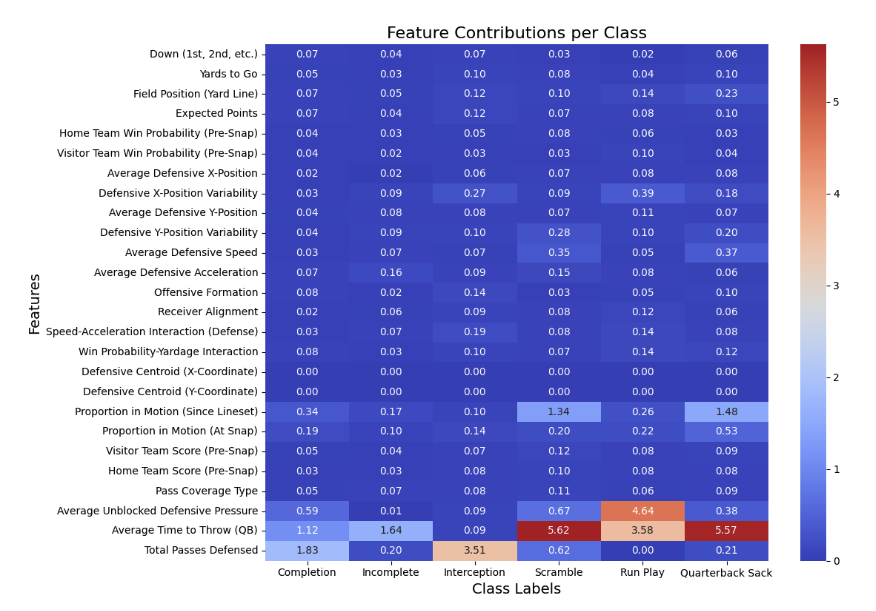

This chart was generated by the following Python code:
import shap
import pandas as pd
import numpy as np
from sklearn.model_selection import train_test_split, StratifiedKFold, cross_val_score
from sklearn.metrics import accuracy_score, classification_report
from sklearn.preprocessing import LabelEncoder, StandardScaler
from lightgbm import LGBMClassifier
from imblearn.over_sampling import SMOTE
import matplotlib.pyplot as plt
import seaborn as sns
import matplotlib.ticker as mtick

feature_names = [feature_mapping.get(feature, feature) for feature in X_pass.columns]
explainer = shap.TreeExplainer(pass_model)
shap_values = explainer.shap_values(X_test_pass)
class_labels = [class_mapping[label] for label in pass_encoder.inverse_transform(range(len(class_mapping)))]
shap_values_mean = np.mean(np.abs(shap_values), axis=1) 
shap_values_df = pd.DataFrame(shap_values_mean, columns=feature_names, index=class_labels)
plt.figure(figsize=(12, 8))
sns.heatmap(
    shap_values_df.transpose(), 
    annot=True, fmt=".2f", cmap="coolwarm", cbar=True,
    xticklabels=shap_values_df.index, 
    yticklabels=shap_values_df.columns
)
plt.title("Feature Contributions per Class", fontsize=16)
plt.xlabel("Class Labels", fontsize=14)
plt.ylabel("Features", fontsize=14)
plt.tight_layout()
plt.show()
